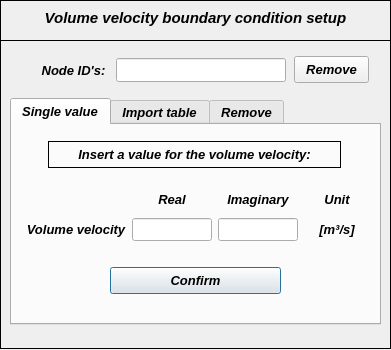
<?xml version="1.0" encoding="UTF-8"?>
<ui version="4.0">
 <class>Dialog</class>
 <widget class="QDialog" name="Dialog">
  <property name="windowModality">
   <enum>Qt::NonModal</enum>
  </property>
  <property name="geometry">
   <rect>
    <x>0</x>
    <y>0</y>
    <width>391</width>
    <height>350</height>
   </rect>
  </property>
  <property name="sizePolicy">
   <sizepolicy hsizetype="Fixed" vsizetype="Fixed">
    <horstretch>0</horstretch>
    <verstretch>0</verstretch>
   </sizepolicy>
  </property>
  <property name="minimumSize">
   <size>
    <width>391</width>
    <height>350</height>
   </size>
  </property>
  <property name="maximumSize">
   <size>
    <width>391</width>
    <height>350</height>
   </size>
  </property>
  <property name="contextMenuPolicy">
   <enum>Qt::DefaultContextMenu</enum>
  </property>
  <property name="windowTitle">
   <string> Set: Volume Velocity</string>
  </property>
  <property name="windowIcon">
   <iconset>
    <normaloff>../../../../../../Downloads/load - Copia.png</normaloff>../../../../../../Downloads/load - Copia.png</iconset>
  </property>
  <property name="whatsThis">
   <string/>
  </property>
  <widget class="QWidget" name="widget" native="true">
   <property name="geometry">
    <rect>
     <x>0</x>
     <y>0</y>
     <width>391</width>
     <height>353</height>
    </rect>
   </property>
   <property name="font">
    <font>
     <kerning>true</kerning>
    </font>
   </property>
   <widget class="QFrame" name="frame">
    <property name="geometry">
     <rect>
      <x>0</x>
      <y>0</y>
      <width>391</width>
      <height>41</height>
     </rect>
    </property>
    <property name="frameShape">
     <enum>QFrame::Box</enum>
    </property>
    <property name="frameShadow">
     <enum>QFrame::Plain</enum>
    </property>
    <property name="lineWidth">
     <number>1</number>
    </property>
    <widget class="QLabel" name="label">
     <property name="geometry">
      <rect>
       <x>10</x>
       <y>10</y>
       <width>371</width>
       <height>16</height>
      </rect>
     </property>
     <property name="font">
      <font>
       <family>Arial</family>
       <pointsize>11</pointsize>
       <weight>75</weight>
       <italic>true</italic>
       <bold>true</bold>
      </font>
     </property>
     <property name="text">
      <string>Volume velocity boundary condition setup</string>
     </property>
     <property name="textFormat">
      <enum>Qt::AutoText</enum>
     </property>
     <property name="alignment">
      <set>Qt::AlignCenter</set>
     </property>
    </widget>
   </widget>
   <widget class="QFrame" name="frame_2">
    <property name="geometry">
     <rect>
      <x>0</x>
      <y>40</y>
      <width>391</width>
      <height>309</height>
     </rect>
    </property>
    <property name="frameShape">
     <enum>QFrame::Box</enum>
    </property>
    <property name="frameShadow">
     <enum>QFrame::Plain</enum>
    </property>
    <widget class="QWidget" name="verticalLayoutWidget">
     <property name="geometry">
      <rect>
       <x>34</x>
       <y>19</y>
       <width>79</width>
       <height>23</height>
      </rect>
     </property>
     <layout class="QVBoxLayout" name="verticalLayout">
      <item>
       <widget class="QLabel" name="label_2">
        <property name="font">
         <font>
          <family>Arial</family>
          <pointsize>10</pointsize>
          <weight>75</weight>
          <italic>true</italic>
          <bold>true</bold>
         </font>
        </property>
        <property name="text">
         <string>Node ID's:</string>
        </property>
        <property name="alignment">
         <set>Qt::AlignCenter</set>
        </property>
       </widget>
      </item>
     </layout>
    </widget>
    <widget class="QTabWidget" name="tabWidget_volume_velocity">
     <property name="geometry">
      <rect>
       <x>10</x>
       <y>58</y>
       <width>371</width>
       <height>227</height>
      </rect>
     </property>
     <property name="minimumSize">
      <size>
       <width>0</width>
       <height>227</height>
      </size>
     </property>
     <property name="maximumSize">
      <size>
       <width>16777215</width>
       <height>227</height>
      </size>
     </property>
     <property name="font">
      <font>
       <family>Arial</family>
       <pointsize>10</pointsize>
       <weight>75</weight>
       <italic>true</italic>
       <bold>true</bold>
      </font>
     </property>
     <property name="currentIndex">
      <number>0</number>
     </property>
     <widget class="QWidget" name="tab_single_values">
      <attribute name="title">
       <string>Single value</string>
      </attribute>
      <widget class="QWidget" name="gridLayoutWidget">
       <property name="geometry">
        <rect>
         <x>14</x>
         <y>62</y>
         <width>344</width>
         <height>61</height>
        </rect>
       </property>
       <layout class="QGridLayout" name="gridLayout">
        <item row="1" column="2">
         <widget class="QLineEdit" name="lineEdit_volume_velocity_imag">
          <property name="minimumSize">
           <size>
            <width>80</width>
            <height>0</height>
           </size>
          </property>
          <property name="maximumSize">
           <size>
            <width>80</width>
            <height>16777215</height>
           </size>
          </property>
          <property name="font">
           <font>
            <family>Arial</family>
            <pointsize>10</pointsize>
            <weight>75</weight>
            <italic>true</italic>
            <bold>true</bold>
           </font>
          </property>
          <property name="text">
           <string/>
          </property>
          <property name="alignment">
           <set>Qt::AlignCenter</set>
          </property>
         </widget>
        </item>
        <item row="1" column="1">
         <widget class="QLineEdit" name="lineEdit_volume_velocity_real">
          <property name="minimumSize">
           <size>
            <width>80</width>
            <height>0</height>
           </size>
          </property>
          <property name="maximumSize">
           <size>
            <width>80</width>
            <height>16777215</height>
           </size>
          </property>
          <property name="font">
           <font>
            <family>Arial</family>
            <pointsize>10</pointsize>
            <weight>75</weight>
            <italic>true</italic>
            <bold>true</bold>
           </font>
          </property>
          <property name="text">
           <string/>
          </property>
          <property name="alignment">
           <set>Qt::AlignCenter</set>
          </property>
         </widget>
        </item>
        <item row="1" column="3">
         <widget class="QLabel" name="label_13">
          <property name="minimumSize">
           <size>
            <width>40</width>
            <height>15</height>
           </size>
          </property>
          <property name="maximumSize">
           <size>
            <width>100</width>
            <height>15</height>
           </size>
          </property>
          <property name="font">
           <font>
            <family>Arial</family>
            <pointsize>10</pointsize>
            <italic>true</italic>
           </font>
          </property>
          <property name="text">
           <string>[m³/s]</string>
          </property>
          <property name="alignment">
           <set>Qt::AlignCenter</set>
          </property>
         </widget>
        </item>
        <item row="0" column="3">
         <widget class="QLabel" name="label_5">
          <property name="minimumSize">
           <size>
            <width>50</width>
            <height>15</height>
           </size>
          </property>
          <property name="maximumSize">
           <size>
            <width>16777215</width>
            <height>15</height>
           </size>
          </property>
          <property name="font">
           <font>
            <family>Arial</family>
            <pointsize>10</pointsize>
            <weight>75</weight>
            <italic>true</italic>
            <bold>true</bold>
           </font>
          </property>
          <property name="frameShape">
           <enum>QFrame::NoFrame</enum>
          </property>
          <property name="frameShadow">
           <enum>QFrame::Raised</enum>
          </property>
          <property name="text">
           <string>Unit</string>
          </property>
          <property name="alignment">
           <set>Qt::AlignCenter</set>
          </property>
         </widget>
        </item>
        <item row="0" column="2">
         <widget class="QLabel" name="label_8">
          <property name="minimumSize">
           <size>
            <width>0</width>
            <height>15</height>
           </size>
          </property>
          <property name="maximumSize">
           <size>
            <width>16777215</width>
            <height>15</height>
           </size>
          </property>
          <property name="font">
           <font>
            <family>Arial</family>
            <pointsize>10</pointsize>
            <weight>75</weight>
            <italic>true</italic>
            <bold>true</bold>
           </font>
          </property>
          <property name="frameShape">
           <enum>QFrame::NoFrame</enum>
          </property>
          <property name="frameShadow">
           <enum>QFrame::Raised</enum>
          </property>
          <property name="text">
           <string>Imaginary</string>
          </property>
          <property name="alignment">
           <set>Qt::AlignCenter</set>
          </property>
         </widget>
        </item>
        <item row="0" column="1">
         <widget class="QLabel" name="label_7">
          <property name="minimumSize">
           <size>
            <width>0</width>
            <height>15</height>
           </size>
          </property>
          <property name="maximumSize">
           <size>
            <width>16777215</width>
            <height>15</height>
           </size>
          </property>
          <property name="font">
           <font>
            <family>Arial</family>
            <pointsize>10</pointsize>
            <weight>75</weight>
            <italic>true</italic>
            <bold>true</bold>
           </font>
          </property>
          <property name="frameShape">
           <enum>QFrame::NoFrame</enum>
          </property>
          <property name="frameShadow">
           <enum>QFrame::Raised</enum>
          </property>
          <property name="text">
           <string>Real</string>
          </property>
          <property name="alignment">
           <set>Qt::AlignCenter</set>
          </property>
         </widget>
        </item>
        <item row="1" column="0">
         <widget class="QLabel" name="label_6">
          <property name="enabled">
           <bool>true</bool>
          </property>
          <property name="font">
           <font>
            <family>Arial</family>
            <pointsize>10</pointsize>
            <italic>true</italic>
           </font>
          </property>
          <property name="text">
           <string>Volume velocity</string>
          </property>
          <property name="alignment">
           <set>Qt::AlignCenter</set>
          </property>
         </widget>
        </item>
       </layout>
      </widget>
      <widget class="QPushButton" name="pushButton_single_values_confirm">
       <property name="geometry">
        <rect>
         <x>98</x>
         <y>142</y>
         <width>171</width>
         <height>27</height>
        </rect>
       </property>
       <property name="font">
        <font>
         <family>Arial</family>
         <pointsize>10</pointsize>
         <weight>75</weight>
         <italic>true</italic>
         <bold>true</bold>
        </font>
       </property>
       <property name="text">
        <string>Confirm</string>
       </property>
      </widget>
      <widget class="QLabel" name="label_20">
       <property name="enabled">
        <bool>true</bool>
       </property>
       <property name="geometry">
        <rect>
         <x>36</x>
         <y>16</y>
         <width>293</width>
         <height>27</height>
        </rect>
       </property>
       <property name="font">
        <font>
         <family>Arial</family>
         <pointsize>10</pointsize>
         <weight>75</weight>
         <italic>true</italic>
         <bold>true</bold>
        </font>
       </property>
       <property name="frameShape">
        <enum>QFrame::Box</enum>
       </property>
       <property name="text">
        <string>Insert a value for the volume velocity:</string>
       </property>
       <property name="alignment">
        <set>Qt::AlignCenter</set>
       </property>
      </widget>
     </widget>
     <widget class="QWidget" name="tab_table_values">
      <attribute name="title">
       <string>Import table</string>
      </attribute>
      <widget class="QToolButton" name="toolButton_load_table">
       <property name="enabled">
        <bool>true</bool>
       </property>
       <property name="geometry">
        <rect>
         <x>300</x>
         <y>76</y>
         <width>57</width>
         <height>25</height>
        </rect>
       </property>
       <property name="sizePolicy">
        <sizepolicy hsizetype="Expanding" vsizetype="Fixed">
         <horstretch>0</horstretch>
         <verstretch>0</verstretch>
        </sizepolicy>
       </property>
       <property name="font">
        <font>
         <family>Arial</family>
         <pointsize>10</pointsize>
         <weight>75</weight>
         <italic>true</italic>
         <bold>true</bold>
        </font>
       </property>
       <property name="text">
        <string>Search</string>
       </property>
       <property name="autoRaise">
        <bool>false</bool>
       </property>
       <property name="arrowType">
        <enum>Qt::NoArrow</enum>
       </property>
      </widget>
      <widget class="QLineEdit" name="line_load_table_path">
       <property name="enabled">
        <bool>true</bool>
       </property>
       <property name="geometry">
        <rect>
         <x>10</x>
         <y>78</y>
         <width>287</width>
         <height>22</height>
        </rect>
       </property>
       <property name="font">
        <font>
         <family>Arial</family>
         <pointsize>8</pointsize>
         <weight>50</weight>
         <italic>false</italic>
         <bold>false</bold>
        </font>
       </property>
       <property name="alignment">
        <set>Qt::AlignCenter</set>
       </property>
      </widget>
      <widget class="QPushButton" name="pushButton_table_values_confirm">
       <property name="geometry">
        <rect>
         <x>98</x>
         <y>152</y>
         <width>171</width>
         <height>27</height>
        </rect>
       </property>
       <property name="font">
        <font>
         <family>Arial</family>
         <pointsize>10</pointsize>
         <weight>75</weight>
         <italic>true</italic>
         <bold>true</bold>
        </font>
       </property>
       <property name="text">
        <string>Confirm</string>
       </property>
      </widget>
      <widget class="QLabel" name="label_19">
       <property name="enabled">
        <bool>true</bool>
       </property>
       <property name="geometry">
        <rect>
         <x>36</x>
         <y>26</y>
         <width>293</width>
         <height>27</height>
        </rect>
       </property>
       <property name="font">
        <font>
         <family>Arial</family>
         <pointsize>10</pointsize>
         <weight>75</weight>
         <italic>true</italic>
         <bold>true</bold>
        </font>
       </property>
       <property name="frameShape">
        <enum>QFrame::Box</enum>
       </property>
       <property name="text">
        <string>Select a table of values to be imported:</string>
       </property>
       <property name="alignment">
        <set>Qt::AlignCenter</set>
       </property>
      </widget>
      <widget class="QSpinBox" name="spinBox">
       <property name="geometry">
        <rect>
         <x>232</x>
         <y>112</y>
         <width>42</width>
         <height>22</height>
        </rect>
       </property>
       <property name="maximum">
        <number>10</number>
       </property>
      </widget>
      <widget class="QLabel" name="label_9">
       <property name="geometry">
        <rect>
         <x>90</x>
         <y>114</y>
         <width>140</width>
         <height>20</height>
        </rect>
       </property>
       <property name="minimumSize">
        <size>
         <width>85</width>
         <height>20</height>
        </size>
       </property>
       <property name="maximumSize">
        <size>
         <width>140</width>
         <height>20</height>
        </size>
       </property>
       <property name="font">
        <font>
         <family>Arial</family>
         <pointsize>10</pointsize>
         <weight>75</weight>
         <italic>true</italic>
         <bold>true</bold>
        </font>
       </property>
       <property name="text">
        <string>Header rows to skip:</string>
       </property>
       <property name="alignment">
        <set>Qt::AlignCenter</set>
       </property>
      </widget>
     </widget>
     <widget class="QWidget" name="tab">
      <attribute name="title">
       <string>Remove</string>
      </attribute>
      <widget class="QLabel" name="label_29">
       <property name="geometry">
        <rect>
         <x>30</x>
         <y>8</y>
         <width>305</width>
         <height>27</height>
        </rect>
       </property>
       <property name="font">
        <font>
         <family>Arial</family>
         <pointsize>10</pointsize>
         <weight>75</weight>
         <italic>true</italic>
         <bold>true</bold>
        </font>
       </property>
       <property name="frameShape">
        <enum>QFrame::Box</enum>
       </property>
       <property name="text">
        <string>Select a node to remove the acoustic presure:</string>
       </property>
       <property name="textFormat">
        <enum>Qt::AutoText</enum>
       </property>
       <property name="alignment">
        <set>Qt::AlignCenter</set>
       </property>
      </widget>
      <widget class="QPushButton" name="pushButton_remove_bc_confirm_2">
       <property name="geometry">
        <rect>
         <x>144</x>
         <y>166</y>
         <width>75</width>
         <height>27</height>
        </rect>
       </property>
       <property name="minimumSize">
        <size>
         <width>0</width>
         <height>27</height>
        </size>
       </property>
       <property name="maximumSize">
        <size>
         <width>16777215</width>
         <height>26</height>
        </size>
       </property>
       <property name="font">
        <font>
         <family>Arial</family>
         <pointsize>10</pointsize>
         <weight>75</weight>
         <italic>true</italic>
         <bold>true</bold>
        </font>
       </property>
       <property name="text">
        <string>Remove</string>
       </property>
      </widget>
      <widget class="QTreeWidget" name="treeWidget_volume_velocity">
       <property name="geometry">
        <rect>
         <x>42</x>
         <y>40</y>
         <width>280</width>
         <height>120</height>
        </rect>
       </property>
       <property name="minimumSize">
        <size>
         <width>280</width>
         <height>120</height>
        </size>
       </property>
       <property name="maximumSize">
        <size>
         <width>280</width>
         <height>120</height>
        </size>
       </property>
       <property name="font">
        <font>
         <family>Arial</family>
         <italic>true</italic>
        </font>
       </property>
       <column>
        <property name="text">
         <string>Nodes</string>
        </property>
       </column>
       <column>
        <property name="text">
         <string>Values</string>
        </property>
       </column>
      </widget>
     </widget>
    </widget>
    <widget class="QLineEdit" name="lineEdit_nodeID">
     <property name="geometry">
      <rect>
       <x>116</x>
       <y>18</y>
       <width>170</width>
       <height>24</height>
      </rect>
     </property>
     <property name="minimumSize">
      <size>
       <width>170</width>
       <height>0</height>
      </size>
     </property>
     <property name="maximumSize">
      <size>
       <width>170</width>
       <height>16777215</height>
      </size>
     </property>
     <property name="font">
      <font>
       <family>Arial</family>
       <pointsize>10</pointsize>
       <weight>75</weight>
       <italic>true</italic>
       <bold>true</bold>
      </font>
     </property>
     <property name="focusPolicy">
      <enum>Qt::ClickFocus</enum>
     </property>
     <property name="text">
      <string/>
     </property>
     <property name="alignment">
      <set>Qt::AlignCenter</set>
     </property>
    </widget>
    <widget class="QPushButton" name="pushButton_remove_bc_confirm">
     <property name="geometry">
      <rect>
       <x>294</x>
       <y>16</y>
       <width>75</width>
       <height>27</height>
      </rect>
     </property>
     <property name="minimumSize">
      <size>
       <width>0</width>
       <height>27</height>
      </size>
     </property>
     <property name="maximumSize">
      <size>
       <width>16777215</width>
       <height>26</height>
      </size>
     </property>
     <property name="font">
      <font>
       <family>Arial</family>
       <pointsize>10</pointsize>
       <weight>75</weight>
       <italic>true</italic>
       <bold>true</bold>
      </font>
     </property>
     <property name="text">
      <string>Remove</string>
     </property>
    </widget>
   </widget>
  </widget>
 </widget>
 <tabstops>
  <tabstop>tabWidget_volume_velocity</tabstop>
  <tabstop>lineEdit_volume_velocity_real</tabstop>
  <tabstop>lineEdit_volume_velocity_imag</tabstop>
  <tabstop>pushButton_single_values_confirm</tabstop>
  <tabstop>line_load_table_path</tabstop>
  <tabstop>toolButton_load_table</tabstop>
 </tabstops>
 <resources/>
 <connections/>
</ui>
